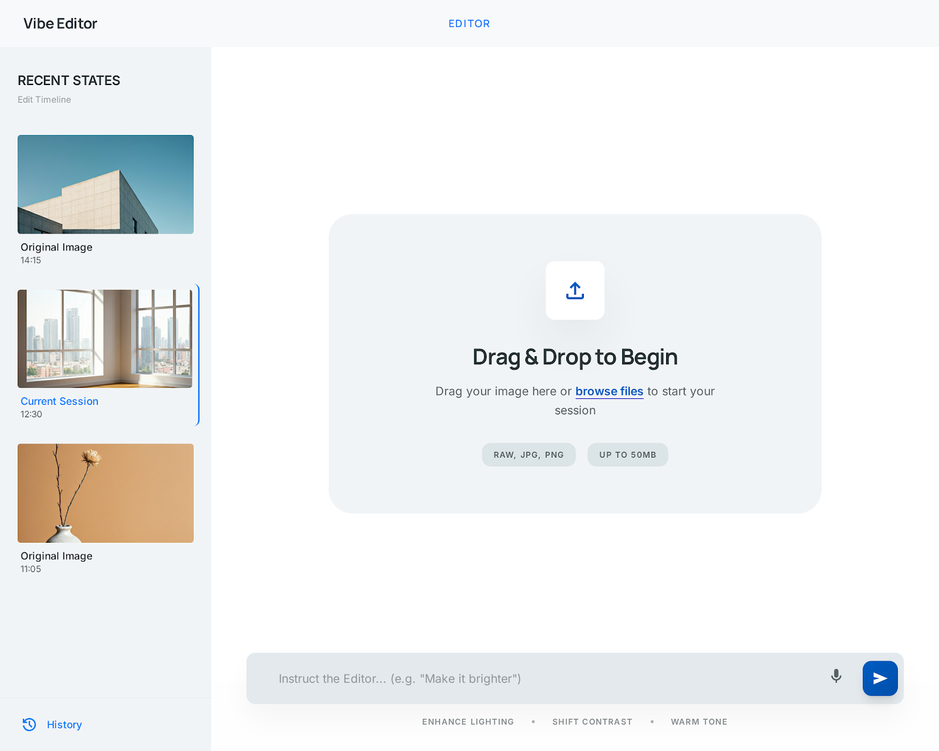
#> input picture screen.png, 939 x 751 px, shrunk from 1600 x 1280 before the run
$ python -i fb_apply_a_dreamy_pastel_color_g_v1.py   (imports and definitions only)
#> lines starting #> are read from the running program, lines starting #| are printed output that depends on the picture
#> further down, picture is the input picture: shape (751, 939, 3); mean B, G, R 241.8, 241.7, 240.3
import cv2
import numpy as np
from typing import Tuple, Optional, Any

class DreamyPastelColorGrading:
    name: str = "fb_apply_a_dreamy_pastel_color_g"
    tool_type: str = "color_grading"
    description: str = (
        "Applies a dreamy pastel color grade by lifting shadows, softening contrast, "
        "reducing saturation, and adding a soft glow with pink and blue color tints."
    )
    params_schema: dict = {
        "type": "object",
        "properties": {
            "intensity": {
                "type": "number",
                "minimum": 0.0,
                "maximum": 1.0,
                "default": 0.5,
                "description": "Overall strength of the dreamy pastel effect."
            },
            "glow_strength": {
                "type": "number",
                "minimum": 0.0,
                "maximum": 1.0,
                "default": 0.4,
                "description": "Intensity of the soft diffusion/glow effect."
            },
            "pink_tint": {
                "type": "number",
                "minimum": 0.0,
                "maximum": 1.0,
                "default": 0.3,
                "description": "Strength of the pink highlight tint."
            },
            "blue_tint": {
                "type": "number",
                "minimum": 0.0,
                "maximum": 1.0,
                "default": 0.2,
                "description": "Strength of the blue shadow tint."
            }
        }
    }

    def run(self, image: np.ndarray, **params) -> Tuple[np.ndarray, Optional[Any]]:
        if not isinstance(image, np.ndarray):
            raise ValueError("Input image must be a numpy array.")

        intensity = params.get("intensity", 0.5)
        glow_strength = params.get("glow_strength", 0.4)
        pink_tint = params.get("pink_tint", 0.3)
        blue_tint = params.get("blue_tint", 0.2)

        # Convert to float32 for processing
        img_float = image.astype(np.float32) / 255.0

        # 1. Lift Shadows and Soften Contrast (Matte Effect)
        # Remap [0, 1] to [0.15 * intensity, 0.95 + 0.05 * (1-intensity)]
        black_point = 0.15 * intensity
        white_point = 1.0 - (0.05 * intensity)
        img_matte = img_float * (white_point - black_point) + black_point

        # 2. Desaturation
        # Convert to HLS to manipulate saturation
        hls = cv2.cvtColor((img_matte * 255).astype(np.uint8), cv2.COLOR_BGR2HLS).astype(np.float32) / 255.0
        # Reduce saturation for pastel look
        hls[:, :, 2] *= (1.0 - 0.4 * intensity)
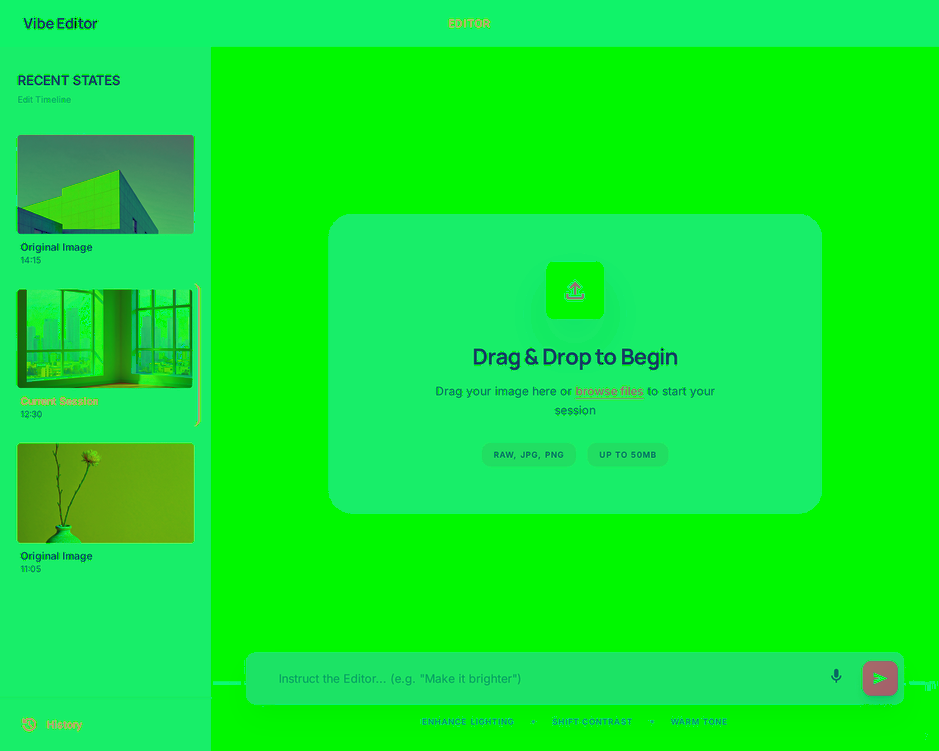
#> hls: shape (751, 939, 3) float32; mean B, G, R 0.199, 0.923, 0.0615
        img_desat = cv2.cvtColor((hls * 255).astype(np.uint8), cv2.COLOR_HLS2BGR).astype(np.float32) / 255.0

        # 3. Color Tints (Pink Highlights, Blue Shadows)
        # Pink: BGR (0.8, 0.6, 1.0) approx
        # Blue: BGR (1.0, 0.8, 0.6) approx

        # Create masks based on luminance
        luminance = hls[:, :, 1]
        highlight_mask = np.clip((luminance - 0.5) * 2, 0, 1)[:, :, np.newaxis]
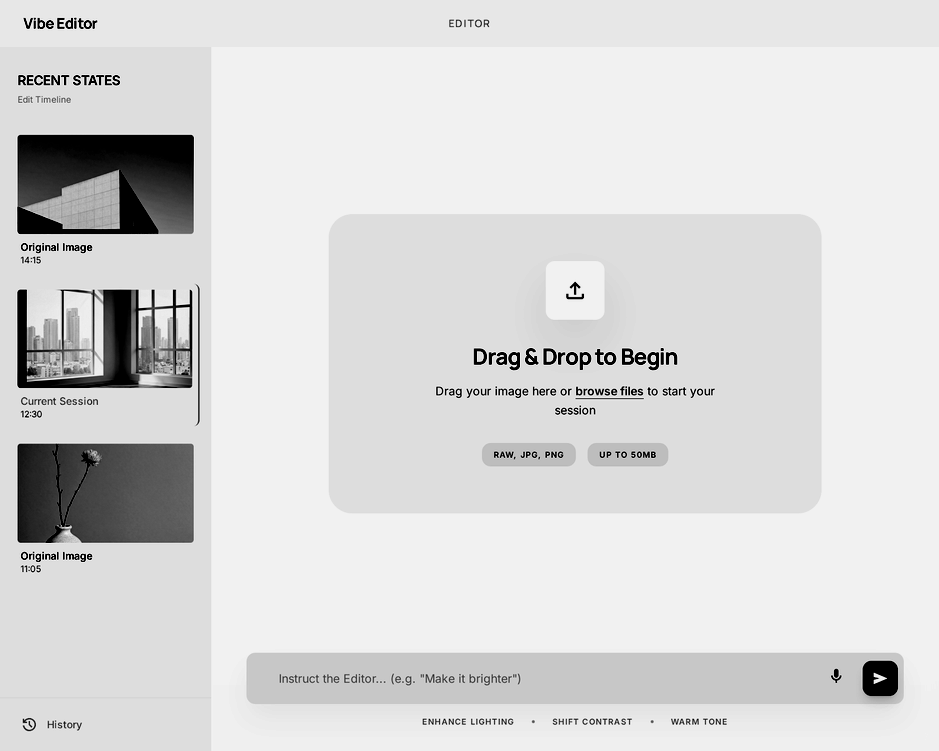
#> highlight_mask: shape (751, 939, 1) float32; min 0, max 0.945, mean 0.851
        shadow_mask = np.clip((0.5 - luminance) * 2, 0, 1)[:, :, np.newaxis]
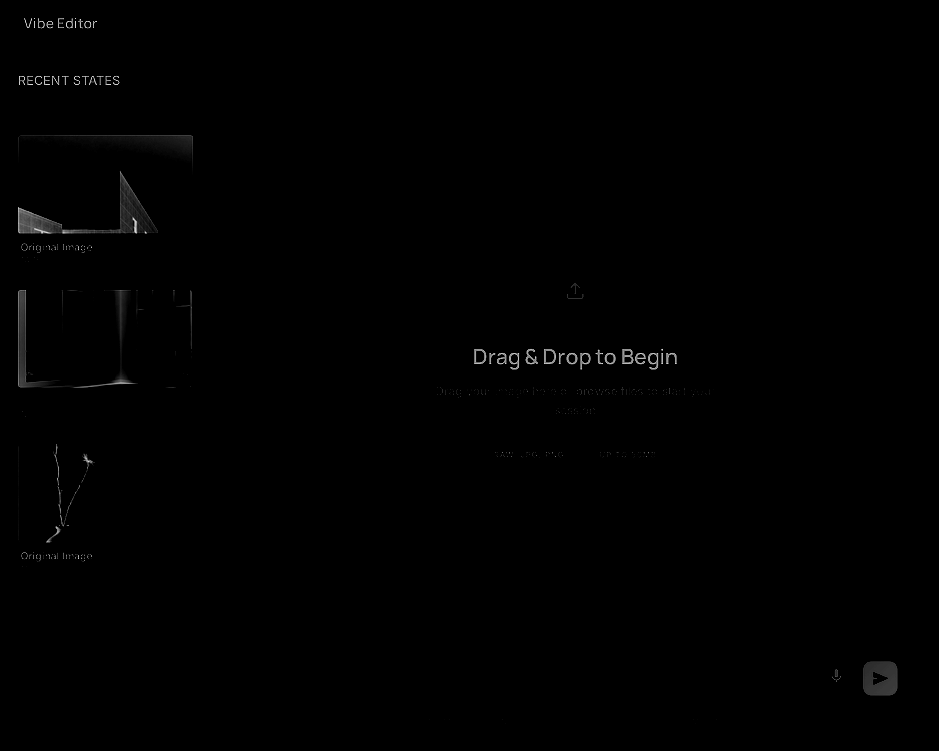
#> shadow_mask: shape (751, 939, 1) float32; min 0, max 0.851, mean 0.0035

        # Apply pink to highlights
        pink_color = np.array([0.85, 0.75, 0.95], dtype=np.float32)
        img_tinted = img_desat * (1 - highlight_mask * pink_tint) + (pink_color * highlight_mask * pink_tint)

        # Apply blue to shadows
        blue_color = np.array([0.95, 0.85, 0.75], dtype=np.float32)
        img_tinted = img_tinted * (1 - shadow_mask * blue_tint) + (blue_color * shadow_mask * blue_tint)

        # 4. Dreamy Glow (Orton-like Effect)
        # Blur the image significantly
        kernel_size = int(max(image.shape[:2]) * 0.05)
#> kernel_size = 46
        if kernel_size % 2 == 0:
            kernel_size += 1
#> kernel_size = 47

        blurred = cv2.GaussianBlur(img_tinted, (kernel_size, kernel_size), 0)
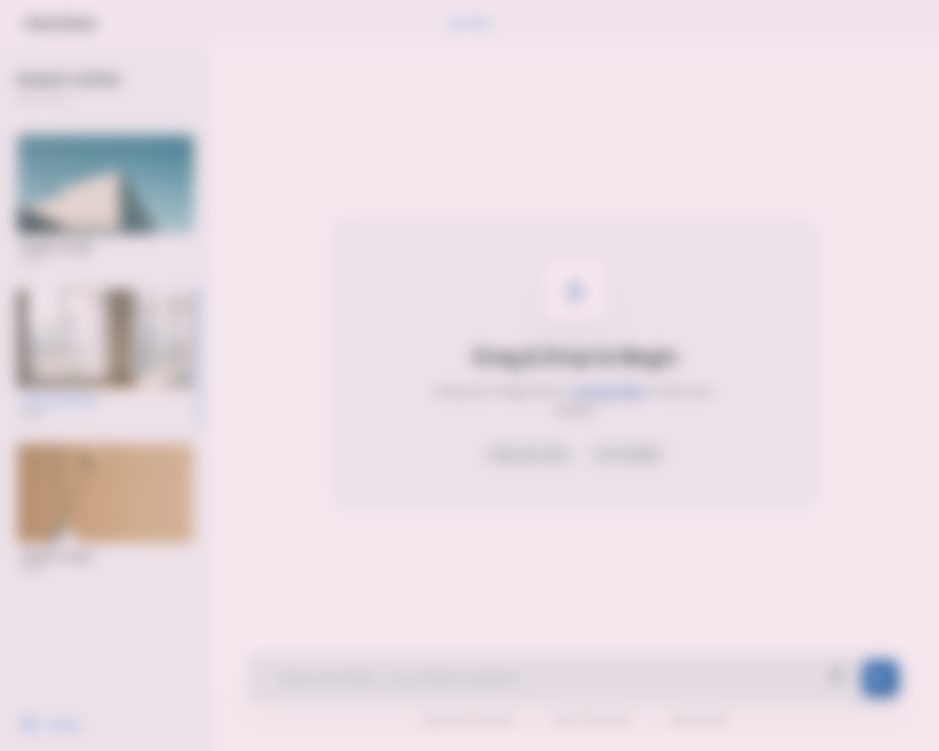
#> blurred: shape (751, 939, 3) float32; mean B, G, R 0.901, 0.873, 0.923

        # Screen blend mode for glow: 1 - (1-a)*(1-b)
        glow = 1.0 - (1.0 - img_tinted) * (1.0 - blurred)
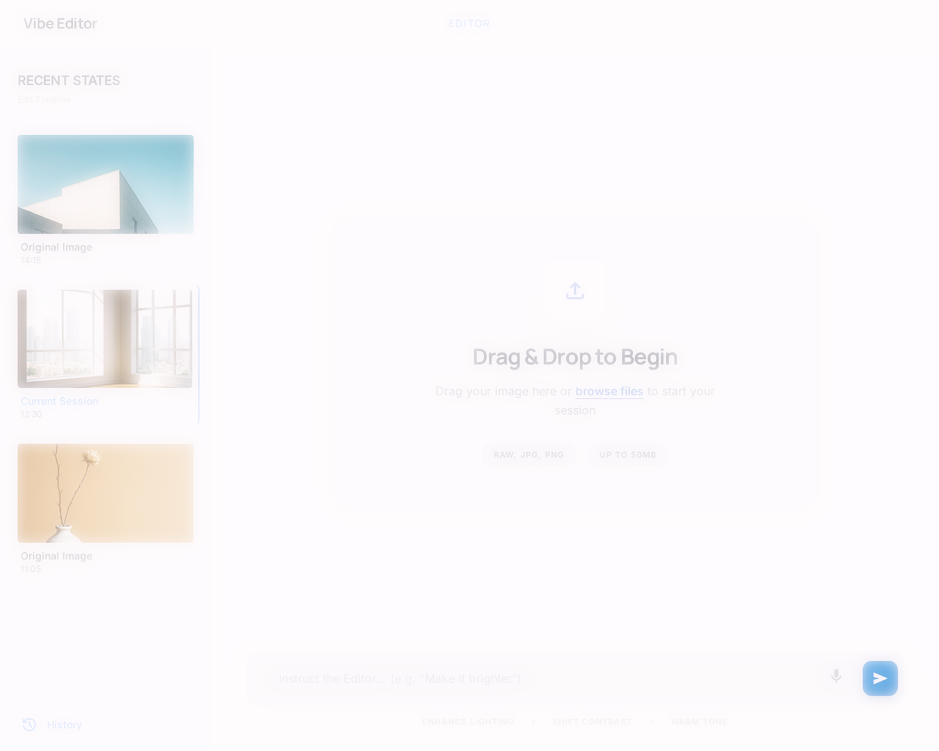
#> glow: shape (751, 939, 3) float32; mean B, G, R 0.988, 0.984, 0.99

        # Blend the glow back based on glow_strength
        img_final = cv2.addWeighted(img_tinted, 1.0 - glow_strength, glow, glow_strength, 0)
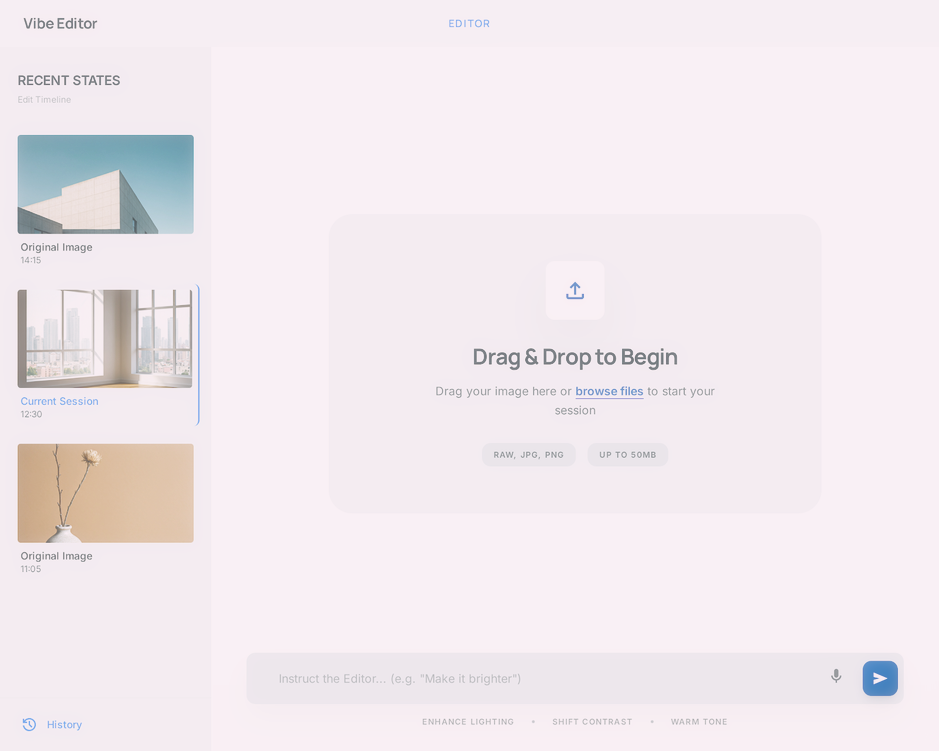
#> img_final: shape (751, 939, 3) float32; mean B, G, R 0.932, 0.919, 0.95

        # 5. Final Brightness Boost
        img_final = np.clip(img_final + (0.05 * intensity), 0, 1)

        # Convert back to uint8
        result = (img_final * 255).astype(np.uint8)

        return result, None

TOOL_CLASS = DreamyPastelColorGrading

>>> import cv2
>>> picture = cv2.imread('../../../../screen.png')
>>> result = DreamyPastelColorGrading().run(picture)
